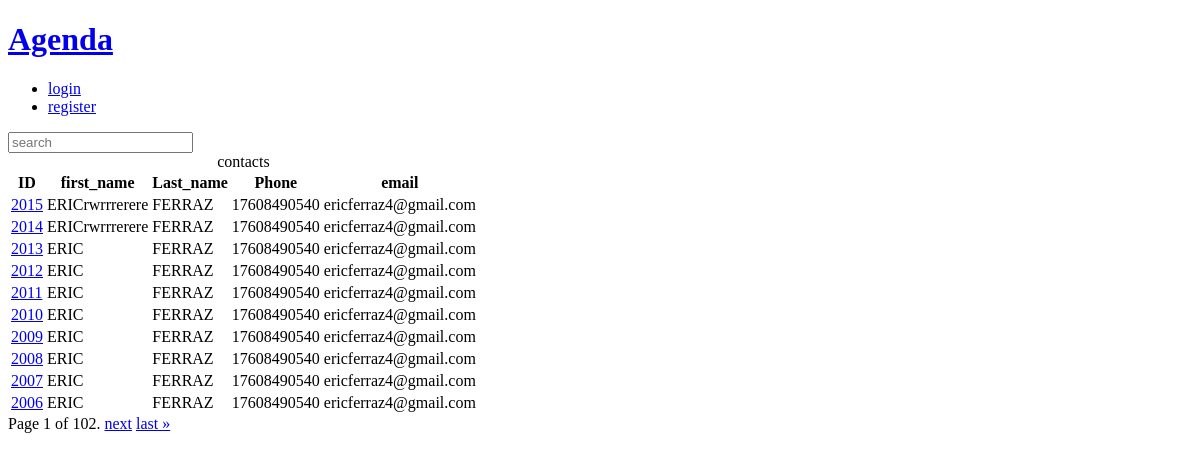
The app's page /, older data.
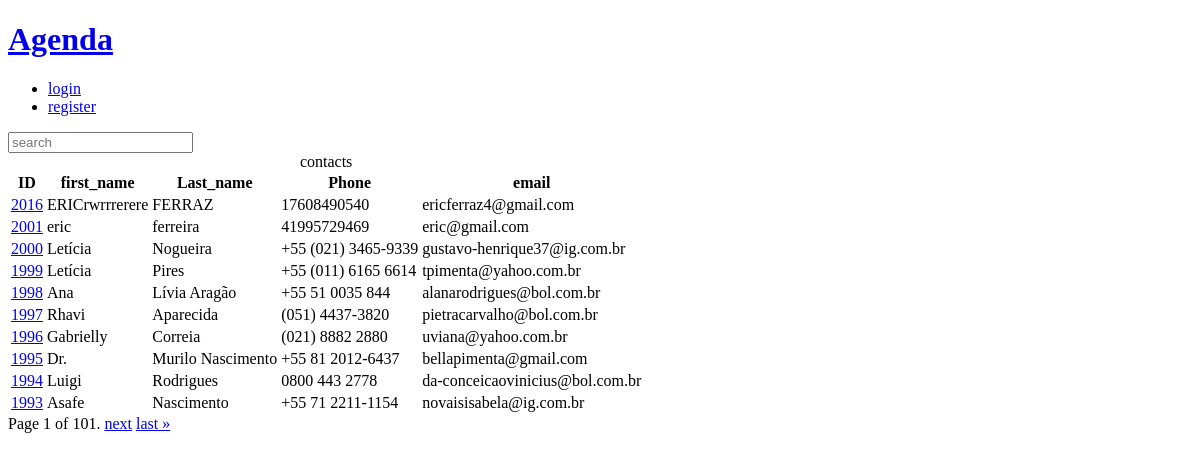
The same page, newer data.
### contact/models.py (models this page shows, shortened)
class Contact(models.Model):
    first_name = models.CharField(max_length=50)
    last_name = models.CharField(max_length=50,blank=True)
    phone = models.CharField(max_length=15)
    email = models.EmailField(max_length=254, blank=True)
    created_date = models.DateTimeField(default=timezone.now)
    description = models.TextField(blank=True)
    show = models.BooleanField(default=True)
    picture = models.ImageField(upload_to='pictures/%Y/%m', blank=True, null=True)
    Category = models.ForeignKey(
        category,
        on_delete=models.SET_NULL,
        blank=True,
        null=True,
        )
    owner = models.ForeignKey(
        User,
        on_delete=models.SET_NULL,
        blank=True, null=True
    )

### contact/views/contact_views.py (the view)
# urls.py: path('', views.inedex, name = 'index'),
def inedex (request):
    Contacts = Contact.objects.filter(show = True).order_by('-id')
    paginator = Paginator(Contacts, 10)
    page_number = request.GET.get("page")
    page_obj = paginator.get_page(page_number)
    context = {
        "page_obj": page_obj,
        "site_title" : 'Contatos - '
    }
    return render(
        request,
        "contact/index.html",
        context
        )

### contact/templates/contact/index.html
{% extends "global/base.html" %}
{% block content %}
{% if page_obj %}
    <div class = "responsive-table">
        <table class = "contacts-table">
            <caption class = "table-caption">
                contacts
            </caption>
            <thead>
                <tr class="table-row table-row-header">
                   <th class="table-header">ID</th>
                   <th class="table-header">first_name</th>
                   <th class="table-header">Last_name</th>
                   <th class="table-header">Phone</th>
                   <th class="table-header">email</th>
                </tr>
            </thead>
            <tbody>
                {%for contact in page_obj%}
                    <tr class="table-row">
                        <td class="table-cel">
                         <a
                            class="table-link"
                            href="{% url 'contact:contact' contact.id %}">
                            {{contact.id}}
                         </a>
                        </td>
                        <td class="table-cel">
                            {{contact.first_name}}
                        </td>
                        <td class="table-cel">
                             {{contact.last_name}}
                        </td>
                        <td class="table-cel">
                             {{contact.phone}}
                        </td>
                        <td class="table-cel">
                             {{contact.email}}
                        </td>
                    </tr>
                {% endfor %}
            </tbody>
        </table>
    </div>
    {% else %}
    <div class="single-contact">
      <h1 class="single-contact-name">
        NENHUM CONTATO ECONTRADO
      </h1>
    </div>
{% endif %}
{% endblock content%}

Row changes from the older to the newer data that the page shows:
removed Contact: id "2015", first_name "ERICrwrrrerere", last_name "FERRAZ", phone "17608490540", email "ericferraz4@gmail.com"
removed Contact: id "2014", first_name "ERICrwrrrerere", last_name "FERRAZ", phone "17608490540", email "ericferraz4@gmail.com"
removed Contact: id "2013", first_name "ERIC", last_name "FERRAZ", phone "17608490540", email "ericferraz4@gmail.com"
removed Contact: id "2012", first_name "ERIC", last_name "FERRAZ", phone "17608490540", email "ericferraz4@gmail.com"
removed Contact: id "2011", first_name "ERIC", last_name "FERRAZ", phone "17608490540", email "ericferraz4@gmail.com"
removed Contact: id "2010", first_name "ERIC", last_name "FERRAZ", phone "17608490540", email "ericferraz4@gmail.com"
removed Contact: id "2009", first_name "ERIC", last_name "FERRAZ", phone "17608490540", email "ericferraz4@gmail.com"
removed Contact: id "2008", first_name "ERIC", last_name "FERRAZ", phone "17608490540", email "ericferraz4@gmail.com"
removed Contact: id "2007", first_name "ERIC", last_name "FERRAZ", phone "17608490540", email "ericferraz4@gmail.com"
removed Contact: id "2006", first_name "ERIC", last_name "FERRAZ", phone "17608490540", email "ericferraz4@gmail.com"
added Contact: id "2016", first_name "ERICrwrrrerere", last_name "FERRAZ", phone "17608490540", email "ericferraz4@gmail.com"
now on this page (row unchanged): Contact: id "2001", first_name "eric", last_name "ferreira", phone "41995729469", email "eric@gmail.com"
now on this page (row unchanged): Contact: id "2000", first_name "Letícia", last_name "Nogueira", phone "+55 (021) 3465-9339", email "gustavo-henrique37@ig.com.br"
now on this page (row unchanged): Contact: id "1999", first_name "Letícia", last_name "Pires", phone "+55 (011) 6165 6614", email "tpimenta@yahoo.com.br"
now on this page (row edited): Contact: id "1998", first_name "Ana", last_name "Lívia Aragão", phone "+55 51 0035 844", email "alanarodrigues@bol.com.br"
now on this page (row edited): Contact: id "1997", first_name "Rhavi", last_name "Aparecida", phone "(051) 4437-3820", email "pietracarvalho@bol.com.br"
now on this page (row unchanged): Contact: id "1996", first_name "Gabrielly", last_name "Correia", phone "(021) 8882 2880", email "uviana@yahoo.com.br"
now on this page (row unchanged): Contact: id "1995", first_name "Dr.", last_name "Murilo Nascimento", phone "+55 81 2012-6437", email "bellapimenta@gmail.com"
now on this page (row edited): Contact: id "1994", first_name "Luigi", last_name "Rodrigues", phone "0800 443 2778", email "da-conceicaovinicius@bol.com.br"
now on this page (row unchanged): Contact: id "1993", first_name "Asafe", last_name "Nascimento", phone "+55 71 2211-1154", email "novaisisabela@ig.com.br"
Text that changed along with them:
{{ page_obj.paginator.num_pages }}: "102" → "101"
